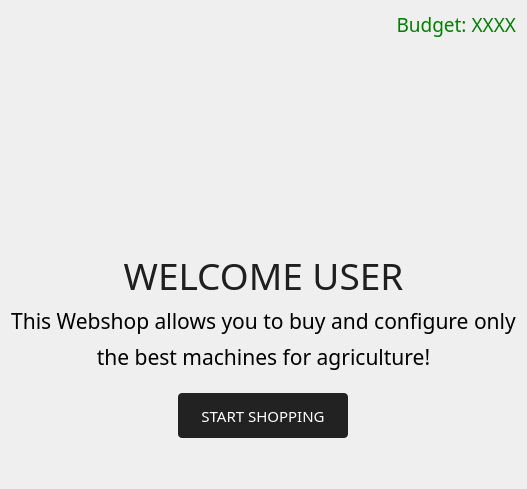
             <widget class="QWidget" name="page_home">
              <property name="styleSheet">
               <string notr="true">.QPushButton {
  background-color: #222;
  border-radius: 4px;
  border-style: none;
  color: #fff;
  line-height: 1.5;
  max-width: none;
  width: 150px;
  padding: 9px 20px 8px;
}

QPushButton:hover,
QPushButton:focus {
  background-color: rgb(54, 54, 54);
}
</string>
              </property>
              <layout class="QVBoxLayout" name="verticalLayout_6">
               <item>
                <widget class="QLabel" name="startpage_budget_label">
                 <property name="font">
                  <font>
                   <family>Source Sans Pro SemiBold</family>
                   <pointsize>14</pointsize>
                  </font>
                 </property>
                 <property name="styleSheet">
                  <string notr="true">color: green;</string>
                 </property>
                 <property name="text">
                  <string>Budget: XXXX</string>
                 </property>
                 <property name="alignment">
                  <set>Qt::AlignRight|Qt::AlignTrailing|Qt::AlignVCenter</set>
                 </property>
                </widget>
               </item>
               <item alignment="Qt::AlignHCenter">
                <widget class="QLabel" name="label">
                 <property name="minimumSize">
                  <size>
                   <width>0</width>
                   <height>200</height>
                  </size>
                 </property>
                 <property name="maximumSize">
                  <size>
                   <width>700</width>
                   <height>350</height>
                  </size>
                 </property>
                 <property name="text">
                  <string/>
                 </property>
                 <property name="pixmap">
                  <pixmap resource="agriculture-shop-ressources.qrc">:/pictures/assets/Logo2.png</pixmap>
                 </property>
                 <property name="scaledContents">
                  <bool>true</bool>
                 </property>
                 <property name="alignment">
                  <set>Qt::AlignCenter</set>
                 </property>
                </widget>
               </item>
               <item>
                <widget class="QLabel" name="welcome_label">
                 <property name="maximumSize">
                  <size>
                   <width>16777215</width>
                   <height>50</height>
                  </size>
                 </property>
                 <property name="font">
                  <font>
                   <family>Poppins Medium</family>
                   <pointsize>28</pointsize>
                   <italic>false</italic>
                   <underline>false</underline>
                   <kerning>true</kerning>
                  </font>
                 </property>
                 <property name="styleSheet">
                  <string notr="true">color: rgb(31, 31, 31);</string>
                 </property>
                 <property name="text">
                  <string>WELCOME USER</string>
                 </property>
                 <property name="alignment">
                  <set>Qt::AlignCenter</set>
                 </property>
                </widget>
               </item>
               <item>
                <widget class="QLabel" name="label_3">
                 <property name="maximumSize">
                  <size>
                   <width>16777215</width>
                   <height>30</height>
                  </size>
                 </property>
                 <property name="font">
                  <font>
                   <family>Poppins Light</family>
                   <pointsize>16</pointsize>
                  </font>
                 </property>
                 <property name="text">
                  <string>This Webshop allows you to buy and configure only</string>
                 </property>
                 <property name="alignment">
                  <set>Qt::AlignCenter</set>
                 </property>
                </widget>
               </item>
               <item>
                <widget class="QLabel" name="label_4">
                 <property name="maximumSize">
                  <size>
                   <width>16777215</width>
                   <height>30</height>
                  </size>
                 </property>
                 <property name="font">
                  <font>
                   <family>Poppins Light</family>
                   <pointsize>16</pointsize>
                  </font>
                 </property>
                 <property name="text">
                  <string>the best machines for agriculture!</string>
                 </property>
                 <property name="alignment">
                  <set>Qt::AlignCenter</set>
                 </property>
                </widget>
               </item>
               <item>
                <spacer name="verticalSpacer_3">
                 <property name="orientation">
                  <enum>Qt::Vertical</enum>
                 </property>
                 <property name="sizeType">
                  <enum>QSizePolicy::Fixed</enum>
                 </property>
                 <property name="sizeHint" stdset="0">
                  <size>
                   <width>20</width>
                   <height>15</height>
                  </size>
                 </property>
                </spacer>
               </item>
               <item alignment="Qt::AlignHCenter">
                <widget class="QPushButton" name="pushButton_2">
                 <property name="sizePolicy">
                  <sizepolicy hsizetype="Minimum" vsizetype="Fixed">
                   <horstretch>0</horstretch>
                   <verstretch>0</verstretch>
                  </sizepolicy>
                 </property>
                 <property name="minimumSize">
                  <size>
                   <width>170</width>
                   <height>45</height>
                  </size>
                 </property>
                 <property name="maximumSize">
                  <size>
                   <width>79</width>
                   <height>16777215</height>
                  </size>
                 </property>
                 <property name="font">
                  <font>
                   <family>Source Sans Pro SemiBold</family>
                   <pointsize>11</pointsize>
                   <weight>50</weight>
                   <bold>false</bold>
                  </font>
                 </property>
                 <property name="cursor">
                  <cursorShape>PointingHandCursor</cursorShape>
                 </property>
                 <property name="focusPolicy">
                  <enum>Qt::TabFocus</enum>
                 </property>
                 <property name="text">
                  <string>START SHOPPING</string>
                 </property>
                </widget>
               </item>
               <item>
                <spacer name="verticalSpacer_5">
                 <property name="orientation">
                  <enum>Qt::Vertical</enum>
                 </property>
                 <property name="sizeHint" stdset="0">
                  <size>
                   <width>20</width>
                   <height>40</height>
                  </size>
                 </property>
                </spacer>
               </item>
              </layout>
             </widget>
